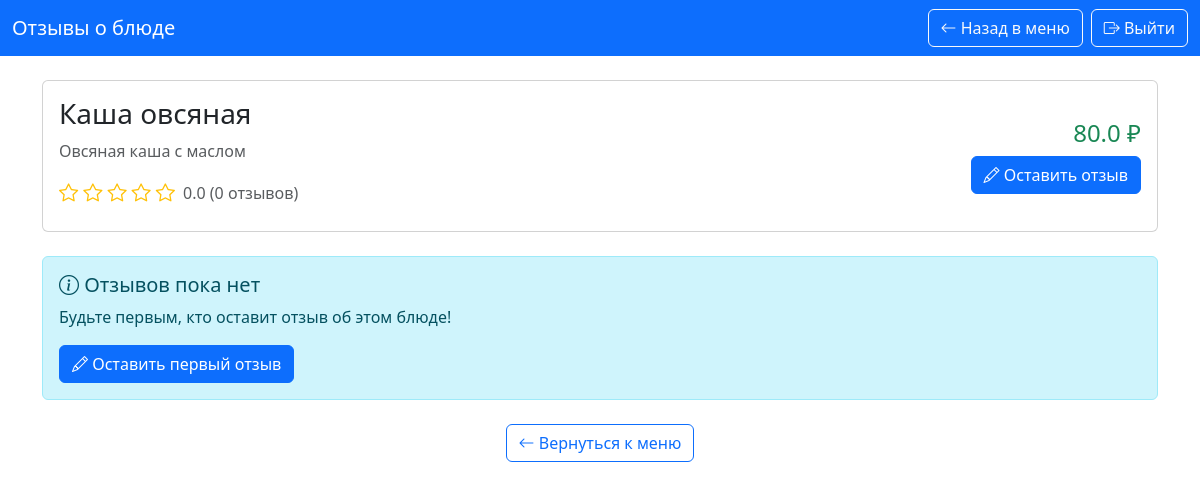
Page /students/meal-reviews/1 on the committed database.
### app.py (models this page shows)
class Meal(db.Model):
    id = db.Column(db.Integer, primary_key=True)
    name = db.Column(db.String(100), nullable=False)
    description = db.Column(db.String(200))
    price = db.Column(db.Float, nullable=False)
    meal_type = db.Column(db.String(20), nullable=False)
    available = db.Column(db.Boolean, default=True, nullable=False)
    tags = db.Column(db.String(200), default='')
    ingredients = db.Column(db.Text, default='')
    average_rating = db.Column(db.Float, default=0.0)
    total_reviews = db.Column(db.Integer, default=0)
    has_subscription = db.Column(db.Boolean, default=False)
    subscription_price = db.Column(db.Float, default=0.0)
    subscription_days = db.Column(db.Integer, default=30)
    meals_per_day = db.Column(db.Integer, default=1)
    stock_quantity = db.Column(db.Integer, default=0)
    min_stock = db.Column(db.Integer, default=10)
    max_stock = db.Column(db.Integer, default=100)

### app.py (the view)
@app.route('/students/meal-reviews/<int:meal_id>')
def meal_reviews(meal_id):
    meal = Meal.query.get_or_404(meal_id)
    reviews = Review.query.filter_by(meal_id=meal_id).join(User).order_by(Review.review_date.desc()).all()
    return render_template("meal_reviews.html", meal=meal, reviews=reviews)

### templates/meal_reviews.html (shortened to what this page needs)
<!doctype html>
<html lang="ru">
<head>
    <link rel="stylesheet" href="https://cdn.jsdelivr.net/npm/bootstrap@5.3.3/dist/css/bootstrap.min.css">
    <link rel="stylesheet" href="https://cdn.jsdelivr.net/npm/bootstrap-icons@1.11.0/font/bootstrap-icons.css">
</head>
<body>
    <nav class="navbar navbar-expand-lg navbar-dark bg-primary">
        <div class="container-fluid">
            <span class="navbar-brand">Отзывы о блюде</span>
            <div class="d-flex">
                <a href="/students/meals" class="btn btn-outline-light me-2"><i class="bi bi-arrow-left"></i> Назад в меню</a>
                <a href="/logout" class="btn btn-outline-light"><i class="bi bi-box-arrow-right"></i> Выйти</a>
            </div>
        </div>
    </nav>
    <div class="container mt-4">
        <div class="card mb-4">
            <div class="card-body">
                <div class="row align-items-center">
                    <div class="col-md-8">
                        <h3>{{ meal.name }}</h3>
                        <p class="text-muted">{{ meal.description }}</p>
                        <div class="d-flex align-items-center mb-2">
                            <div class="rating-stars me-2">
                                {% for i in range(5) %}
                                    {% if i < meal.average_rating|int %}<i class="bi bi-star-fill"></i>
                                    {% elif i < meal.average_rating %}<i class="bi bi-star-half"></i>
                                    {% else %}<i class="bi bi-star"></i>
                                    {% endif %}
                                {% endfor %}
                            </div>
                            <span class="text-muted">{{ "%.1f"|format(meal.average_rating) }} ({{ meal.total_reviews }} отзывов)</span>
                        </div>
                    </div>
                    <div class="col-md-4 text-end">
                        <h4 class="text-success">{{ meal.price }} ₽</h4>
                        <a href="/students/add-review/{{ meal.id }}" class="btn btn-primary"><i class="bi bi-pencil"></i> Оставить отзыв</a>
                    </div>
                </div>
            </div>
        </div>
        {% if reviews %}
        <div class="mb-4">
            <h4>Отзывы ({{ reviews|length }})</h4>
            {% for review in reviews %}
            <div class="card mb-3 {% if review.anonymous %}anonymous-review{% else %}review-card{% endif %}">
                <div class="card-body">
                    <div class="d-flex justify-content-between mb-2">
                        <div>{% if review.anonymous %}<strong><i class="bi bi-incognito"></i> Анонимный пользователь</strong>{% else %}<strong>{{ review.student.full_name }}</strong>{% endif %}</div>
                        <div class="text-muted"><small>{{ review.review_date.strftime('%d.%m.%Y %H:%M') }}</small></div>
                    </div>
                    <div class="rating-stars mb-2">
                        {% for i in range(5) %}
                            {% if i < review.rating %}<i class="bi bi-star-fill"></i>{% else %}<i class="bi bi-star"></i>{% endif %}
                        {% endfor %}
                    </div>
                    {% if review.comment %}<p class="mb-0">{{ review.comment }}</p>{% else %}<p class="text-muted mb-0"><i>Без комментария</i></p>{% endif %}
                </div>
            </div>
            {% endfor %}
        </div>
        {% else %}
        <div class="alert alert-info">
            <h5><i class="bi bi-info-circle"></i> Отзывов пока нет</h5>
            <p>Будьте первым, кто оставит отзыв об этом блюде!</p>
            <a href="/students/add-review/{{ meal.id }}" class="btn btn-primary"><i class="bi bi-pencil"></i> Оставить первый отзыв</a>
        </div>
        {% endif %}
        <div class="text-center mt-4">
            <a href="/students/meals" class="btn btn-outline-primary"><i class="bi bi-arrow-left"></i> Вернуться к меню</a>
        </div>
    </div>
</body>
</html>

### templates/meal_reviews.html (style rules this page uses)
.rating-stars { color:#ffc107;font-size:1.2rem; }

### rows in the picture
Meal: name "Каша овсяная", description "Овсяная каша с маслом", average_rating "0.0", total_reviews "0", price "80.0"
